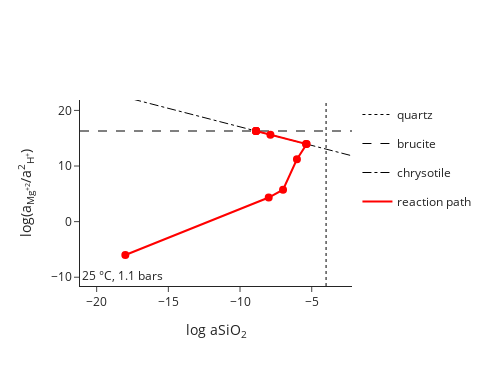

This figure's notebook cell:
### Markdown cell above
A-ha! Right there at log Xi = -5.134 chrysotile appears as a product. It's the first mineral to appear, but may not be the last in the alteration assemblage.

Comparing the last two plots, we can see that as chrysotile appears the total dissolved Si falls dramatically and the total dissolved Mg skyrockets! What is going on?

First, it may help to remind ourselves about the overall process we're modeling.

Forsterite is dissolving continuously. In fact, the way we keep track of reaction progress (Xi) is by quantifying the amount of forsterite that has dissolved. Mg and Si increase in the 2:1 ratio we expect from the forsterite hydrolysis reaction until the solution reaches saturation with chrysotile at log Xi = -5.134.

Now there is a second reaction involved, chrysotile formation!

$$ \rm{3 Mg^{+2}} + \rm{2 SiO_{2(aq)}} + \rm{5 H_2O} \rightarrow \mathop{\rm{Mg_{3}Si_{2}O_{5}(OH)_{4(cr)}}} \limits_{\text{(chrysotile)}} + \rm{6 H^+}$$

So that second reaction is removing Mg and Si from solution. But it does so in a 3:2 ratio.

And all the while forsterite is dissolving, contributing Mg and Si to solution in a 2:1 ratio.

Examining these ratios will reveal why chrysotile formation drives the total Si concentration down, as forsterite dissolves and chrysotile forms, and the total Mg concentration up: More Mg is being added than is being removed.

Now we can explain why the total Mg concentration climbs. Then, at log Xi = -3.77 the Mg curve goes flat!
Looking at the other plot reveals what changes. This is the point that brucite can form. Precipitation of brucite will remove Mg from solution and maintain the Mg concentration at the equilibrium value.

$$ \rm{Mg^{+2}} + \rm{2 H_2O} \rightarrow \mathop{\rm{Mg(OH)_{2(cr)}}} \limits_{\text{(brucite)}} + \rm{2 H^+} $$

So, while reaction progress increases, and forsterite is dissolving and contributing Mg and Si in a 2:1 ratio, both chrysotile and brucite are forming... and the two curves showing total moles of minerals produced are on top of each other. Equal amounts of chrysotile and brucite are forming. Let's see why...

Brucite and chrysotile forming together means that Mg and Si are removed in a 4:2 ratio, which is the same as the 2:1 ratio that they are being added by forsterite dissolution!

We could anticipate this by writing an overall reaction involving mineral reactants and products like we did above for making the phase diagram for


$$ \mathop{\rm{2 Mg_{2}SiO_{4(cr)}}} \limits_{\text{(forsterite)}} + \rm{3H_{2}O} \rightarrow \mathop{\rm{Mg(OH)_{2(cr)}}} \limits_{\text{(brucite)}} + \mathop{\rm{Mg_{3}Si_{2}O_{5}(OH)_{4(cr)}}} \limits_{\text{(chrysotile)}}$$

but, that overall reaction doesn't reveal anything about what goes on in the coexisiting solution.

It is not that it is wrong, it is just incomplete. Changes are happening to the minerals, and changes also happen to the solution!

We can view these changes simultaneously by following our reaction path on an activity diagram.
Let's start with some basics. 

If we return to the forsterite dissolution reaction:

$$ \mathop{\rm{2 Mg_{2}SiO_{4(cr)}}} \limits_{\text{(forsterite)}} + \rm{4 H^{+}} \rightarrow \rm{2 Mg^{+2}} + \rm{SiO_{2(aq)}} + \rm{2 H_2O}$$

we realize that there are three aqueous solutes involved (Mg$^{+2}$, SiO$_{2(aq)}$, and H$^+$).

Rather than making a three-dimensional diagram to depict the path, we can stay in two dimensions by placing two of our variables in a ratio.
Often the choice is made to do this with the cations as (a$_{\rm{Mg}^{+2}}$)/(a$^{2}_{\rm{H^{+}}}$), where a stands for activity.
then if we plot the log of that activity ratio vs the log activity of SiO$_{2(aq)}$ we can generate an activity diagram.
Let's do that!

### Code cell
fig_list = m.plot_reaction_paths(flip_xy=True, # flip variables on x and y axes?
                                 colormap="bw", # black and white colormap for the background
                                 minerals_to_show=["quartz"], # show the quartz saturation line for reference
                                 )

_ = [fig.show() for fig in fig_list]

### Figure 1 — Plotly figure (JSON) as saved in the notebook; plotly's stock layout.template omitted (floating-point values rounded to 4 significant figures)
{"data": [{"mode": "markers", "showlegend": false, "type": "scatter", "x": [], "y": []}, {"hovertemplate": "quartz<br>log aSiO<sub>2</sub> = -3.999", "line": {"color": "black", "dash": "dot", "width": 1}, "mode": "lines", "name": "quartz", "showlegend": true, "type": "scatter", "x": [-3.999, -3.999], "y": [-11.58, 21.87]}, {"hovertemplate": "brucite<br>log(a<sub>Mg<sup>+2</sup></sub>/a<sup>2</sup><sub>H<sup>+</sup></sub>) = 16", "line": {"color": "black", "dash": "dash", "width": 1}, "mode": "lines", "name": "brucite", "showlegend": true, "type": "scatter", "x": [-21.16, -2.191], "y": [16.3, 16.3]}, {"hovertemplate": "chrysotile<br>slope = 1<br>intercept = 10<extra></extra>", "line": {"color": "black", "dash": "dashdot", "width": 1}, "mode": "lines", "name": "chrysotile", "showlegend": true, "type": "scatter", "x": [-21.16, -2.191], "y": [24.48, 11.84]}, {"customdata": [["0.0", "N/A"], ["1e-08", "-8.0"], ["1e-07", "-7.0"], ["1e-06", "-6.0"], ["7.3378e-06", "-5.1344"], ["1e-05", "-5.0"], ["0.0001", "-4.0"], ["0.00016963", "-3.7705"], ["0.001", "-3.0"], ["0.01", "-2.0"], ["0.1", "-1.0"], ["1.0", "0.0"]], "hovertemplate": "Xi: %{customdata[0]}<br>log Xi: %{customdata[1]}<br>log aSiO<sub>2</sub>: %{x}<br>log(a<sub>Mg<sup>+2</sup></sub>/a<sup>2</sup><sub>H<sup>+</sup></sub>): %{y}<extra></extra>", "legendgroup": "reaction path", "line": {"color": "red"}, "mode": "lines", "name": "reaction path", "showlegend": true, "type": "scatter", "x": [-18.0, -8.0, -7.0, -6.032, -5.353, -5.402, -7.881, -8.884, -8.884, -8.884, -8.884, -8.884], "y": [-6.002, 4.334, 5.732, 11.22, 13.94, 13.98, 15.63, 16.3, 16.3, 16.3, 16.3, 16.3]}, {"customdata": [["0.0", "N/A"], ["1e-08", "-8.0"], ["1e-07", "-7.0"], ["1e-06", "-6.0"], ["7.3378e-06", "-5.1344"], ["1e-05", "-5.0"], ["0.0001", "-4.0"], ["0.00016963", "-3.7705"], ["0.001", "-3.0"], ["0.01", "-2.0"], ["0.1", "-1.0"], ["1.0", "0.0"]], "hovertemplate": "Xi: %{customdata[0]}<br>log Xi: %{customdata[1]}<br>log aSiO<sub>2</sub>: %{x}<br>log(a<sub>Mg<sup>+2</sup></sub>/a<sup>2</sup><sub>H<sup>+</sup></sub>): %{y}<extra></extra>", "legendgroup": "reaction path", "marker": {"color": "red", "line": {"color": "red", "width": 2}}, "mode": "markers", "name": "reaction path", "showlegend": false, "type": "scatter", "x": [-18.0, -8.0, -7.0, -6.032, -5.353, -5.402, -7.881, -8.884, -8.884, -8.884, -8.884, -8.884], "y": [-6.002, 4.334, 5.732, 11.22, 13.94, 13.98, 15.63, 16.3, 16.3, 16.3, 16.3, 16.3]}], "layout": {"annotations": [{"align": "left", "bgcolor": "rgba(255, 255, 255, 0.5)", "showarrow": false, "text": "25 °C, 1.1 bars", "x": 0, "xref": "paper", "y": 0, "yref": "paper"}], "height": 366, "showlegend": true, "width": 488, "xaxis": {"autorange": false, "range": [-21.16, -2.191], "title": {"text": "log aSiO<sub>2</sub>"}, "type": "linear"}, "yaxis": {"autorange": false, "range": [-11.58, 21.87], "title": {"text": "log(a<sub>Mg<sup>+2</sup></sub>/a<sup>2</sup><sub>H<sup>+</sup></sub>)"}, "type": "linear"}}}
